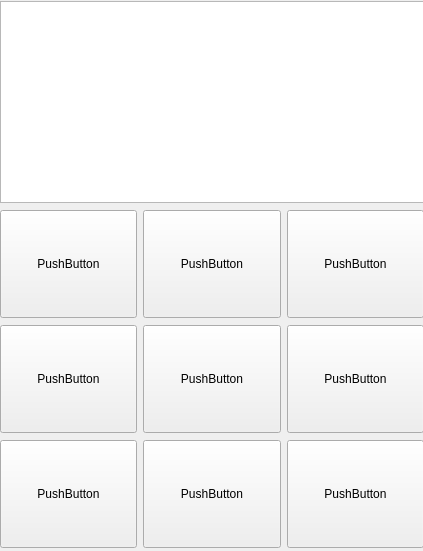
<?xml version="1.0" encoding="UTF-8"?>
<ui version="4.0">
 <class>MainWindow</class>
 <widget class="QMainWindow" name="MainWindow">
  <property name="geometry">
   <rect>
    <x>0</x>
    <y>0</y>
    <width>423</width>
    <height>551</height>
   </rect>
  </property>
  <property name="windowTitle">
   <string>MainWindow</string>
  </property>
  <widget class="QWidget" name="centralwidget">
   <property name="styleSheet">
    <string notr="true">QWidget{
	height:100%
}
.QPushButton{
	heigth:100%
}
.QPushButton:hover{
	background:red
}</string>
   </property>
   <widget class="QWidget" name="gridLayoutWidget">
    <property name="geometry">
     <rect>
      <x>0</x>
      <y>0</y>
      <width>424</width>
      <height>549</height>
     </rect>
    </property>
    <layout class="QGridLayout" name="gridLayout">
     <item row="2" column="0">
      <widget class="QPushButton" name="pushButton_2">
       <property name="text">
        <string>PushButton</string>
       </property>
      </widget>
     </item>
     <item row="3" column="2">
      <widget class="QPushButton" name="pushButton_9">
       <property name="text">
        <string>PushButton</string>
       </property>
      </widget>
     </item>
     <item row="3" column="1">
      <widget class="QPushButton" name="pushButton_6">
       <property name="text">
        <string>PushButton</string>
       </property>
      </widget>
     </item>
     <item row="2" column="1">
      <widget class="QPushButton" name="pushButton_5">
       <property name="text">
        <string>PushButton</string>
       </property>
      </widget>
     </item>
     <item row="3" column="0">
      <widget class="QPushButton" name="pushButton_3">
       <property name="text">
        <string>PushButton</string>
       </property>
      </widget>
     </item>
     <item row="2" column="2">
      <widget class="QPushButton" name="pushButton_8">
       <property name="text">
        <string>PushButton</string>
       </property>
      </widget>
     </item>
     <item row="1" column="0">
      <widget class="QPushButton" name="pushButton">
       <property name="text">
        <string>PushButton</string>
       </property>
      </widget>
     </item>
     <item row="1" column="1">
      <widget class="QPushButton" name="pushButton_4">
       <property name="text">
        <string>PushButton</string>
       </property>
      </widget>
     </item>
     <item row="1" column="2">
      <widget class="QPushButton" name="pushButton_7">
       <property name="text">
        <string>PushButton</string>
       </property>
      </widget>
     </item>
     <item row="0" column="0" colspan="3">
      <widget class="QPlainTextEdit" name="plainTextEdit">
       <property name="maximumSize">
        <size>
         <width>16777215</width>
         <height>202</height>
        </size>
       </property>
      </widget>
     </item>
    </layout>
   </widget>
  </widget>
 </widget>
 <resources/>
 <connections/>
</ui>
